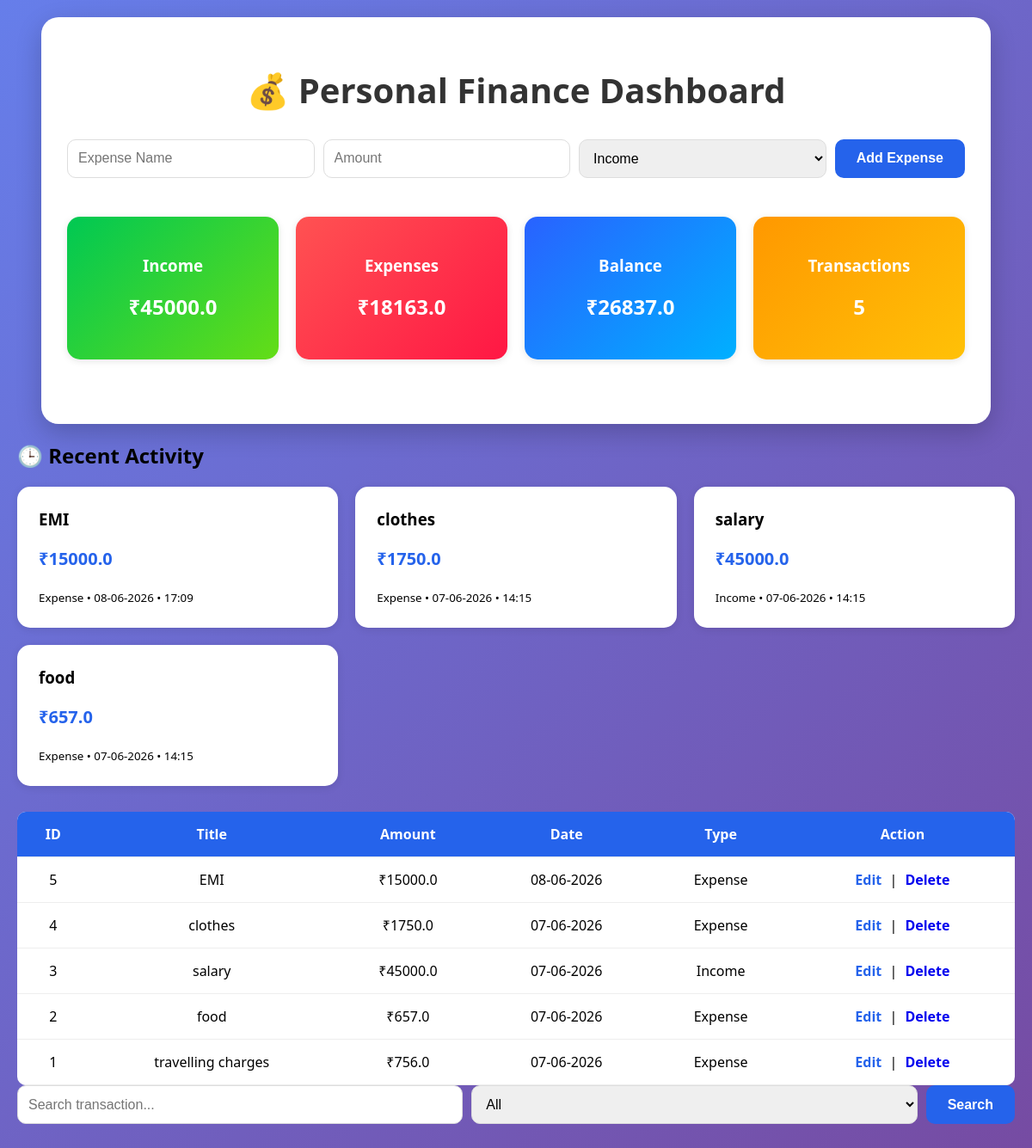
Before: / with the older database file.
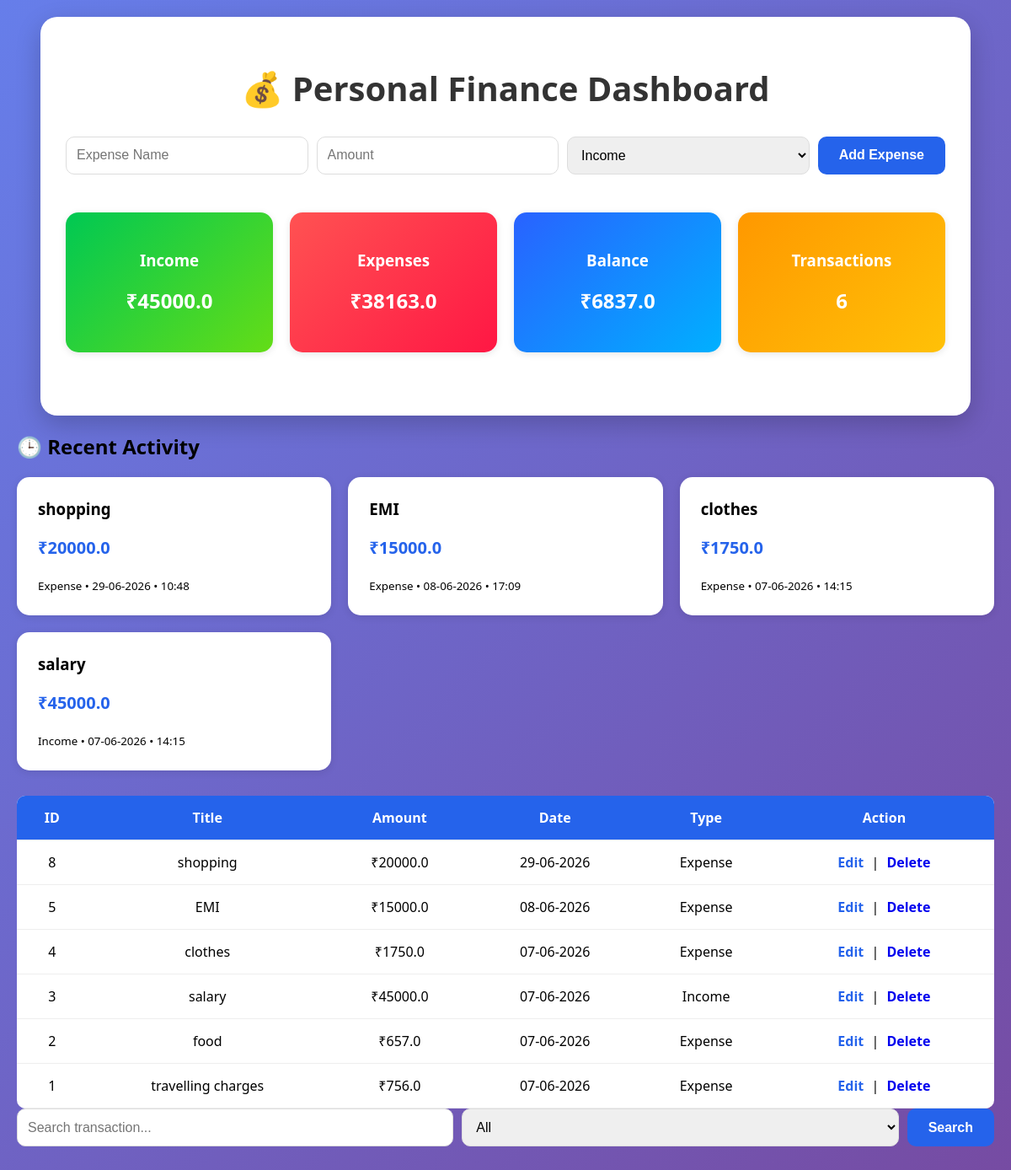
After: the same page with the newer database file.
### tables this page shows
CREATE TABLE expenses(
    id INTEGER PRIMARY KEY AUTOINCREMENT,
    title TEXT,
    amount REAL,
    type TEXT,
    date TEXT,
    time TEXT
);

### app.py (the view)
@app.route("/")
def home():
    conn = sqlite3.connect("expense.db")
    cur = conn.cursor()
    search = request.args.get("search", "")
    filter_type = request.args.get("filter", "")
    if search and filter_type:
        cur.execute(
            """
            SELECT * FROM expenses
            WHERE title LIKE ?
            AND type = ?
            """,
            ('%' + search + '%', filter_type)
        )
    elif search:
        cur.execute(
            "SELECT * FROM expenses WHERE title LIKE ?",
            ('%' + search + '%',)
        )
    elif filter_type:
        cur.execute(
            "SELECT * FROM expenses WHERE type = ?",
            (filter_type,)
        )
    else:
        cur.execute("SELECT * FROM expenses")
    expenses = cur.fetchall()
    expenses.reverse()
    transaction_count = len(expenses)
    income = sum(
        expense[2]
        for expense in expenses
        if expense[3] == "Income"
    )
    expense_total = sum(
        expense[2]
        for expense in expenses
        if expense[3] == "Expense"
    )
    balance = income - expense_total
    conn.close()
    return render_template(
        "index.html",
        expenses=expenses,
        income=income,
        expense_total=expense_total,
        balance=balance,
        transaction_count=transaction_count
    )

### templates/index.html (shortened to what this page needs)
<!DOCTYPE html>
<html>
<head>
    <link rel="stylesheet"
      href="{{ url_for('static', filename='style.css') }}">
</head>
<body>
    <div class="container">
<h1>💰 Personal Finance Dashboard</h1>
<form action="/add" method="POST">
    <input
        type="text"
        name="title"
        placeholder="Expense Name"
        required>
    <input
        type="number"
        name="amount"
        placeholder="Amount"
        required>
        <select name="type">
    <option value="Income">
        Income
    </option>
</select>
    <button type="submit">
        Add Expense
    </button>
</form>
<div class="dashboard-cards">
    <div class="card income-card">
        <h3>Income</h3>
        <h2>₹{{ income }}</h2>
    </div>
    <div class="card expense-card">
        <h3>Expenses</h3>
        <h2>₹{{ expense_total }}</h2>
    </div>
    <div class="card balance-card">
        <h3>Balance</h3>
        <h2>₹{{ balance }}</h2>
    </div>
    <div class="card transaction-card">
    <h3>Transactions</h3>
    <h2>{{ transaction_count }}</h2>
</div>
</div>
</div>
<h2>🕒 Recent Activity</h2>
<div class="recent-container">
{% for expense in expenses[:4] %}
<div class="recent-card">
    <h3>{{ expense[1] }}</h3>
    <p>₹{{ expense[2] }}</p>
    <small>
        {{ expense[3] }} •
        {{ expense[4] }} •
        {{ expense[5] }}
    </small>
</div>
{% endfor %}
</div>
<table>
    <tr>
        <th>ID</th>
<th>Title</th>
<th>Amount</th>
<th>Date</th>
<th>Type</th>
<th>Action</th>
    </tr>
    {% for expense in expenses %}
    <tr>
        <td>{{ expense[0] }}</td>
<td>{{ expense[1] }}</td>
<td>₹{{ expense[2] }}</td>
<td>{{ expense[4] }}</td>
<td>{{ expense[3] }}</td>
        <td>
    <a href="/edit/{{ expense[0] }}">Edit</a> |
    <a href="#" onclick="openDeleteModal('{{ expense[0] }}')">
    Delete
</a>
</td>
    </tr>
    {% endfor %}
</table>
<form method="GET" action="/">
    <input
        type="text"
        name="search"
        placeholder="Search transaction...">
        <select name="filter">
    <option value="">All</option>
</select>
    <button type="submit">
        Search
    </button>
</form>
</body>
</html>

Changed rows visible on the page:
no longer on one of the page's lists (row unchanged): expenses: title "food", amount "657.0", type "Expense", date "07-06-2026", time "14:15"
added expenses: title "shopping", amount "20000.0", type "Expense", date "29-06-2026", time "10:48", id "8"
Other visible differences:
{{ expense_total }}: "18163.0" → "38163.0"
{{ balance }}: "26837.0" → "6837.0"
{{ transaction_count }}: "5" → "6"
